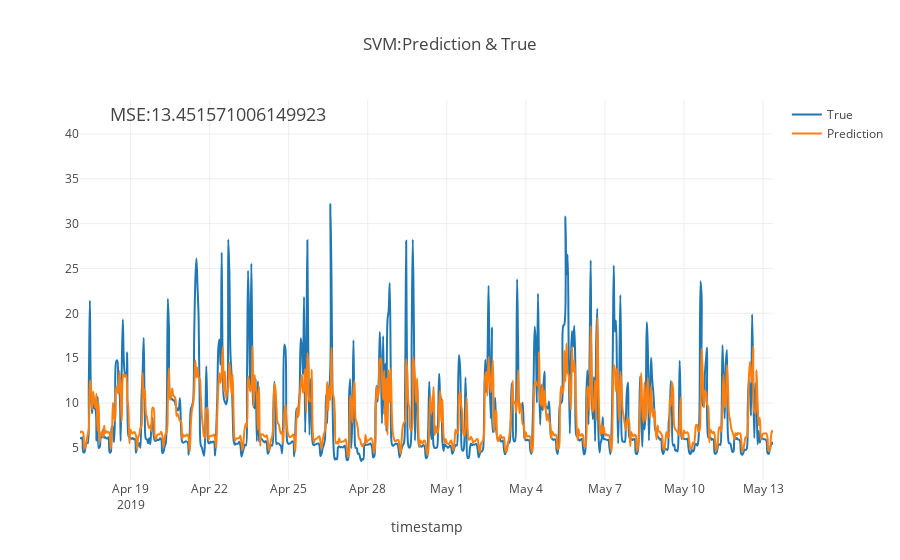

The notebook cell this image was saved under:
### Code cell
pre_time_SVM = data.pre_time
plot_results(predicted_data=y_predcit_kw.flatten(), 
             true_data=y_true_kw.flatten(),
             pre_time=pre_time_SVM,
             type_='SVM',
             mse = mse)

### Figure 1 — Plotly figure (JSON) as saved in the notebook; plotly's stock layout.template omitted (floating-point values rounded to 4 significant figures; data arrays with more than 128 entries replaced by an {"elided": "..."} marker saying what was removed)
{"data": [{"hoverinfo": "name", "line": {"shape": "spline"}, "mode": "lines", "name": "True", "type": "scatter", "uid": "b3417045-4368-42aa-95d3-79e2030cd089", "x": {"elided": "632 str values"}, "y": {"elided": "632 float values"}}, {"hoverinfo": "name", "line": {"shape": "spline"}, "mode": "lines", "name": "Prediction", "type": "scatter", "uid": "6bbea84f-1d3e-4328-951a-604b5ef503d7", "x": {"elided": "632 str values"}, "y": {"elided": "632 float values"}}], "layout": {"annotations": [{"font": {"size": 18}, "showarrow": false, "text": "MSE:13.451571006149923", "x": "2019-04-22 08:00:00", "xref": "x", "y": 42.23, "yref": "y"}], "title": {"text": "SVM:Prediction & True"}, "xaxis": {"title": {"text": "timestamp"}}}}
